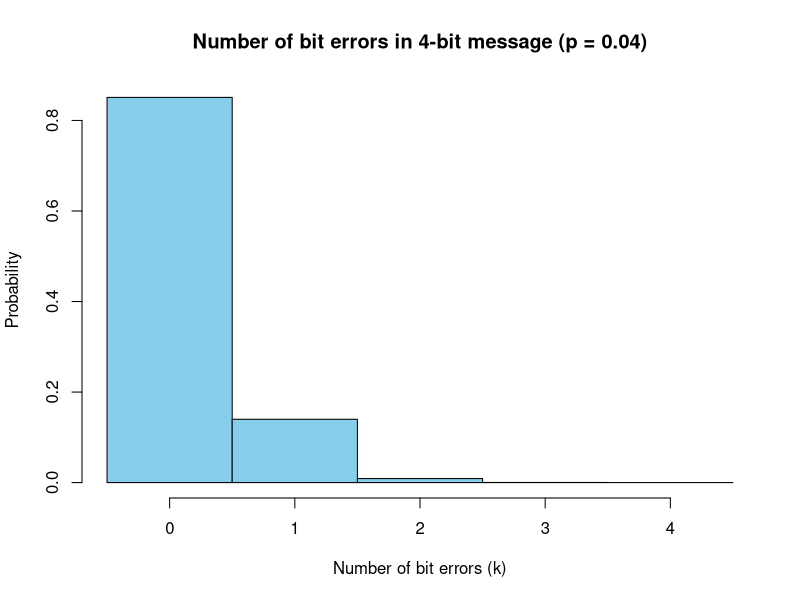
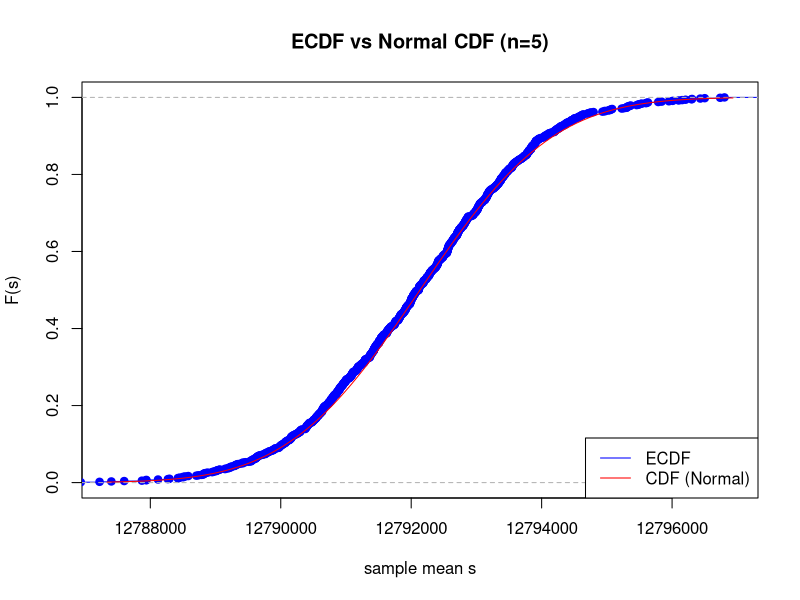
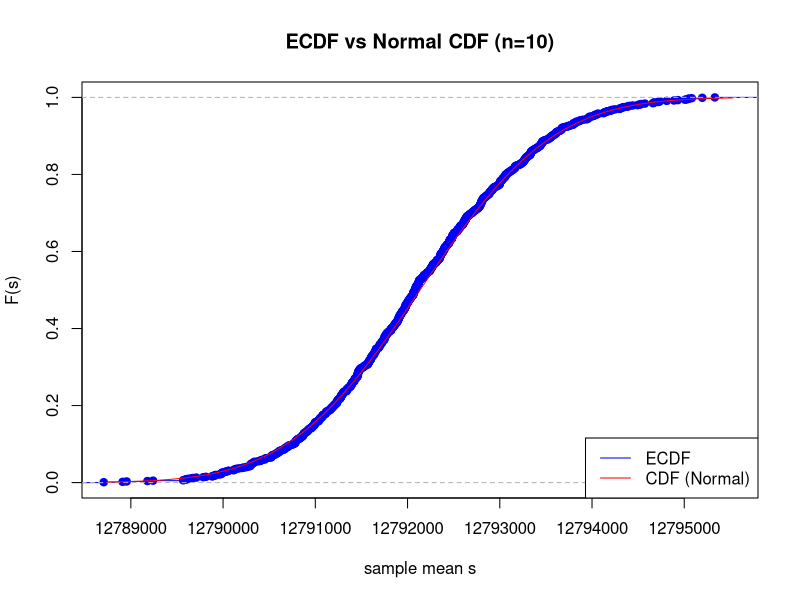
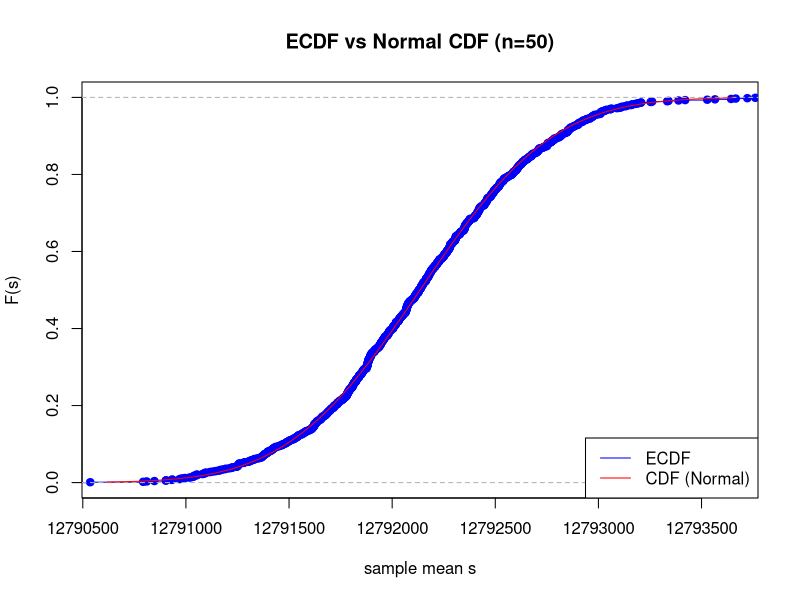
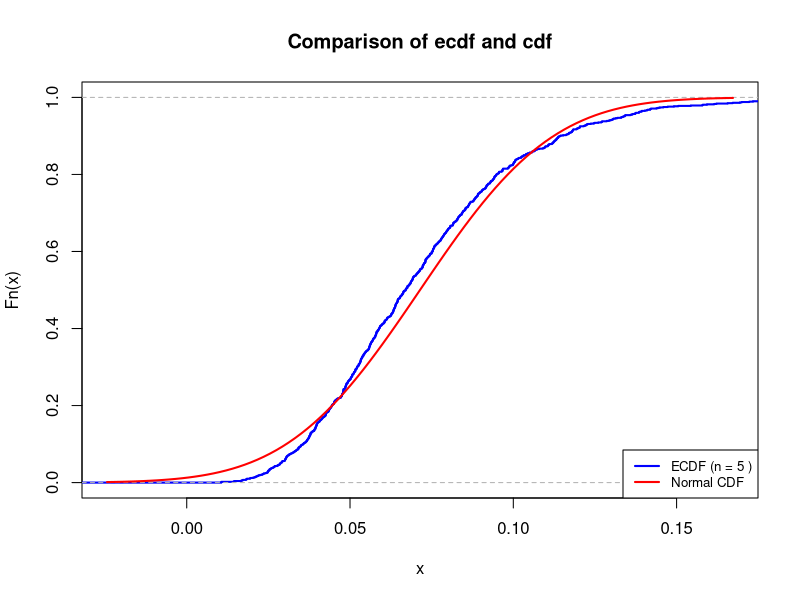
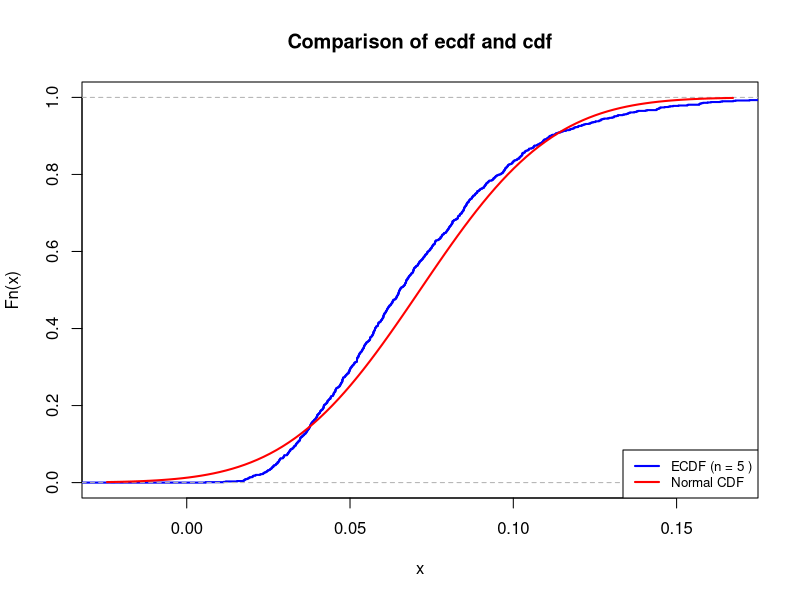
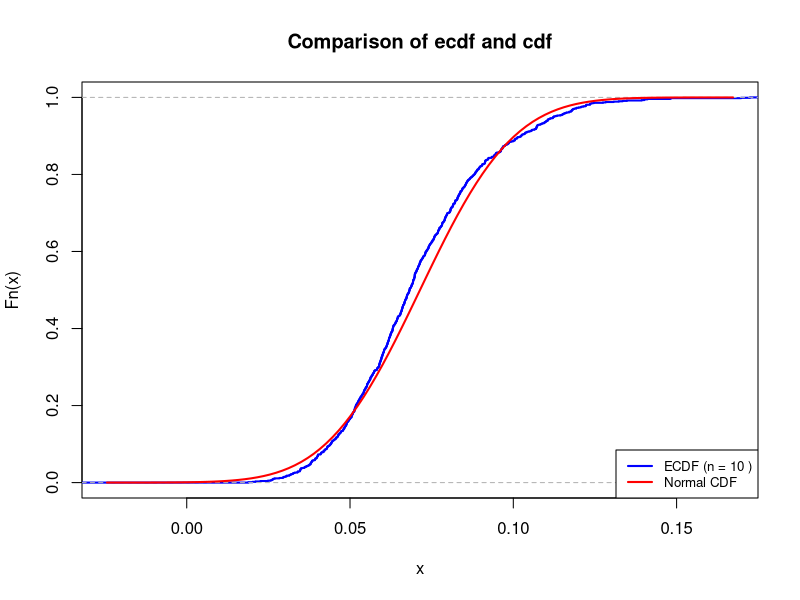
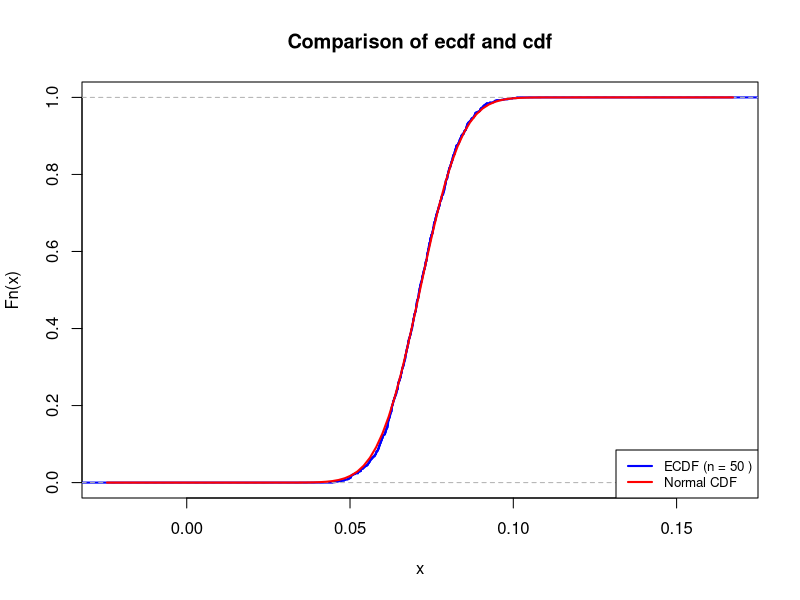

The R script that drew these images, in order:
## ---- chunk 1
# your team id number
                          ###
id <- 4                  ### Change to the correct id!
                          ###
set.seed(id)
p <- id/100
# matrices G and H
G <- matrix(c(1, 1, 1, 0, 0, 0, 0,
		1, 0, 0, 1, 1, 0, 0,
		0, 1, 0, 1, 0, 1, 0,
		1, 1, 0, 1, 0, 0, 1), nrow = 4, byrow = TRUE)
H <- t(matrix(c(1, 0, 1, 0, 1, 0, 1,
		0, 1, 1, 0, 0, 1, 1,
		0, 0, 0, 1, 1, 1, 1), nrow = 3, byrow = TRUE))
cat("The matrix G is: \n")
G
cat("The matrix H is: \n")
H
cat("The product GH must be zero: \n")
(G%*%H) %%2
## ---- chunk 2
# generate N messages

message_generator <- function(N) {
  matrix(sample(c(0,1), 4*N, replace = TRUE), nrow = N)
}
messages <- message_generator(100)
codewords <- (messages %*% G) %% 2
## ---- chunk 3
N <- nrow(messages)
n_bits <- ncol(G)

# кожен біт пошкоджується незалежно з імовірністю p
errors <- matrix(rbinom(N * n_bits, 1, p), nrow = N, ncol = n_bits)

# накладаємо помилки на кодові слова (XOR по модулю 2)
received <- (codewords + errors) %% 2

# перевіримо перші кілька рядків
head(errors)
head(received)
## ---- chunk 4
# syndrome calculation
syndromes <- (received %*% H) %% 2

# all possible single-bit errors
error_patterns <- diag(7)

# синдроми для кожного з них
syndrome_table <- (error_patterns %*% H) %% 2

# додаємо випадок "нема помилки"
syndrome_table <- rbind(rep(0,3), syndrome_table)

corrected <- received  # створюємо копію для виправлення

for (i in 1:nrow(received)) {
  s <- syndromes[i, ]
  # знаходимо індекс рядка в syndrome_table, який збігається з s
  match_idx <- which(apply(syndrome_table, 1, function(row) all(row == s))) - 1
  if (length(match_idx) == 1 && match_idx > 0) {
    # flip the corresponding bit
    corrected[i, match_idx] <- (corrected[i, match_idx] + 1) %% 2
  }
}

decoded <- corrected[, 1:4]

# обудова таблиці всіх кодових слів (16 можливих)
all_msgs <- as.matrix(expand.grid(0:1, 0:1, 0:1, 0:1))
all_code <- (all_msgs %*% G) %% 2

# допоміжна функція: робить рядок "0101010" для порівняння
key <- function(M) apply(M, 1, paste0, collapse = "")

# створюємо "словник" кодових слів -> повідомлень
dict_keys <- key(all_code)

# --- після виправлення помилок ---
recv_keys <- key(corrected)
idx <- match(recv_keys, dict_keys)

# декодовані повідомлення за знайденими індексами
decoded <- all_msgs[idx, , drop = FALSE]

success <- rowSums(decoded == messages) == 4
p_hat <- mean(success)
cat("Estimated probability of correct transmission (p_hat):", p_hat, "\n")

## ---- chunk 5
N <- nrow(messages)                           # кількість симуляцій
SE <- sqrt(p_hat * (1 - p_hat) / N)           # стандартна похибка
epsilon <- 1.96 * SE                          # напівдовжина 95% ДІ
CI <- c(p_hat - epsilon, p_hat + epsilon)

cat(sprintf("p_hat = %.5f\n", p_hat))
cat(sprintf("SE     = %.6f\n", SE))
cat(sprintf("95%% CI = (%.5f, %.5f)\n", CI[1], CI[2]))

## ---- chunk 6
eps_target <- 0.03

# плагін-оцінка за поточним p_hat
N <- ceiling( (1.96^2 * p_hat * (1 - p_hat)) / eps_target^2 )

cat(sprintf("N >= %d\n", N))

## ---- chunk 7
id <- 4
set.seed(id)
p <- id / 100
N <- 100000

errors <- matrix(rbinom(N * 4, 1, p), nrow = N, ncol = 4)
k <- rowSums(errors)

hist(k,
     breaks = seq(-0.5, 4.5, 1),
     freq = FALSE,
     col = "skyblue",
     border = "black",
     main = sprintf("Number of bit errors in 4-bit message (p = %.2f)", p),
     xlab = "Number of bit errors (k)",
     ylab = "Probability")

k_vals <- 0:4
theoretical <- dbinom(k_vals, size = 4, prob = p)


## ---- chunk 8
year <- 30.1

T <- year * 365*24*3600

lambda <- log(2) / T

Avogadro <- 6*10^(23)

mass_id <- 4 * 10^(-6)

N <- (mass_id/137) * Avogadro

mu_poisson <- N * lambda

K <- 1000
n <- 5
sample_means <- colMeans(matrix(rpois(n*K, lambda = mu_poisson), nrow=n))

## ---- chunk 9
mu_normal <- mu_poisson
sigma_normal <- sqrt(mu_poisson/n)
## ---- chunk 10
xlims <- c(mu_normal-3*sigma_normal,mu_normal+3*sigma_normal)
Fs <- ecdf(sample_means)

n_values <- c(5, 10, 50)

for (n in n_values) {
  sample_means <- colMeans(matrix(rpois(K * n, lambda = mu_poisson), nrow = n))
  sd_normal <- sqrt(mu_poisson / n)

  Fs <- ecdf(sample_means)

  sd_normal <- sqrt(mu_poisson / n)
  xlims <- c(mu_normal - 3*sd_normal, mu_normal + 3*sd_normal)

  plot(Fs, xlim = xlims, ylim = c(0,1),
       main = paste0("ECDF vs Normal CDF (n=", n, ")"),
       xlab = "sample mean s", ylab = "F(s)", col = "blue", lwd = 1)
  curve(pnorm(x, mean = mu_normal, sd = sd_normal), add = TRUE, col = "red", lwd = 1)
  legend("bottomright", legend = c("ECDF", "CDF (Normal)"),
         col = c("blue","red"), lwd = 1)



#calculate the maximal difference
testing_values <- seq(
             mu_normal - 3*sigma_normal,
             mu_normal + 3*sigma_normal,
             length.out = n*K/2)


  max_diff <- max(abs(Fs(testing_values) - pnorm(testing_values, mean = mu_normal, sd = sd_normal)))


print(max_diff)

}

mu_poisson <- N * lambda


## ---- chunk 11

a <- 8e8
alpha <- 0.05

# Markov P(S_n <=8*10^8)>=0.95 => P(S_n > 8*10^8) <= 0.05,
# P(X>=a) <= E(x)/a => E(x)/a = alpha => mu*n/a = alpha
# n = a * aplha/mu

find_markov <- function(a, mu_poisson, alpha) {
  return(floor(alpha * a / mu_poisson))
}
## ---- chunk 12
# chernov. We are looking for bound <= alpha
# MGF of Poiison -> exp[lambda(e^{t}-1)], so
# lamda = mu_poisson = var_poisson
# We minimise the upper bound of the chernov and find the e^{t}=a/(nμ)
# so, it will be the optimal value for x
# we calculate the

find_n_chernov <- function(a, mu_poisson , alpha) {
# chernov inequality
# P(X => a) <= e^-sa*M(s)
# P(X >= 8a8) <= 0.05
# e^-s*8e8*M(s) = 0.05
# e^(-s*8e8 + mu*n(e^s - 1)) = 0.05
# -s*8e8 + mu*n(e^s - 1) = ln(0.05)
# n = (ln(0.05) + s*8e8)/mu(e^s-1)

  # also, we need to find the optimal s, which needs to be minimal
  # we will just brute-force it
  # brute-force search on s>0 to maximize allowable n
  values_of_s <- seq(1e-8, 1.0, length.out = 10000)  # start from tiny positive
  # compute candidate n for each s; handle denominator small/zero
  values_of_n <- (log(alpha) + values_of_s * a) / (mu_poisson * (exp(values_of_s) - 1))
  # filter valid, finite and positive n
  valid_idx <- which(is.finite(values_of_n) & (values_of_n > 0))

  best_idx <- valid_idx[which.max(values_of_n[valid_idx])]
  best_n <- floor(values_of_n[best_idx])
  return(best_n)
}

## ---- chunk 13
# CLT
# The qnorm function provides the quantile of the normal distribution. We just calculete the cdf P(Z<=z), where Z<=0.95

find_n_clt <- function(a, mu_poisson ,alpha) {
  z <- qnorm(1 - alpha)  #qnorm(0.95)

  # P(z<=Z ) = Ф(Z)
  # Ф(Z) = (a-Mu/sigma) (normal Z ~ N(0,1)) => Ф((a - n * mu) / (sqrt(n * mu))
  # Let y = sqrt(n * mu). Then (a - y^2) / y = z
  # => y^2 + z * y - a = 0
  # Positive root: y = (-z + sqrt(z^2 + 4 * a)) / 2
  # Approximate n: n ≈ y^2 / mu


  y <- (-z + sqrt(z^2 + 4 * a)) / 2
  n_clt <- floor(y^2 / mu_poisson)
  return(n_clt)

}


empirical_prob_for_n <- function(n, mu_poisson, a, K = 5000) {
  if (n <= 0) return(NA_real_)
  samples <- rpois(K, lambda = n * mu_poisson)
  return(mean(samples <= a))
}



n_markov <- find_markov(a, mu_poisson, alpha)
n_chernov <- find_n_chernov(a, mu_poisson, alpha)
n_clt <- find_n_clt(a, mu_poisson, alpha)

cat("--- Theoretical bounds ---\n")
cat("mu_poisson =", format(mu_poisson, digits = 12), "\n")
cat("n_markov  =", n_markov, "\n")
cat("n_chernov =", n_chernov, "\n")
cat("n_clt     =", n_clt, "\n\n")

# quick empirical diagnostics around n_clt
K_sim <- 5000
window <- seq(n_clt - 6, n_clt + 6)
window <- window[window > 0]
cat("Window around n_clt:\n")
print(window)
res <- sapply(window, function(n) empirical_prob_for_n(n, mu_poisson, a, K = K_sim))
print(data.frame(n = window, empirical_P = res))


## ---- chunk 14
nu1 <- 14
K <- 1e3
n <- 5 # -10, 50
sample_means <- colMeans(matrix(rexp(n*K, rate = nu1), nrow=n))
## ---- chunk 15
mu <- 1/nu1 #teoretical
sigma <- 1/(sqrt(n)*nu1) # var(sample mean)
## ---- chunk 16
xlims <- c(mu-3*sigma,mu+3*sigma) # 99.7% of data in mu +- 3sigma in normal dist.

Fs <- ecdf(sample_means)
plot(Fs,
     xlim = xlims,
     col = "blue",
     lwd = 2,
     main = "Comparison of ecdf and cdf")

curve(pnorm(x, mean = mu, sd = sigma), col = "red", lwd = 2, add = TRUE)

legend("bottomright",
       legend = c(paste("ECDF (n =", n, ")"), "Normal CDF"),
       col = c("blue", "red"),
       lwd = 2,
       cex = 0.8)
## ---- chunk 17
max_diff <- max(abs(Fs(sample_means)-pnorm(sample_means, mean = mu, sd = sigma)))
cat("For n =", N, "maximal difference between the two c.d.f.'s =", max_diff)
## ---- chunk 18
n_vals <- c(5, 10, 50)
for (n in n_vals) {
  sample_means <- colMeans(matrix(rexp(n*K, rate = nu1), nrow=n))
  mu <- 1/nu1 #teoretical
  sigma <- 1/(sqrt(n)*nu1) # var(sample mean)
  Fs <- ecdf(sample_means)
  plot(Fs,
       xlim = xlims,
       col = "blue",
       lwd = 2,
       main = "Comparison of ecdf and cdf")

  curve(pnorm(x, mean = mu, sd = sigma), col = "red", lwd = 2, add = TRUE)

  legend("bottomright",
         legend = c(paste("ECDF (n =", n, ")"), "Normal CDF"),
         col = c("blue", "red"),
         lwd = 2,
         cex = 0.8)
}
## ---- chunk 19
desired <- 0.95
curr_des <- 1 - desired # 0.05
max_clicks <- 100
# nu1 = 14 reminder

# Markov
N_markov <- floor(max_clicks*curr_des /nu1)
cat("Markov: N <=", N_markov, "\n")

# chernov
N_chernov <- 0
for (n in 1:200) {
  curr <- nu1*n
  bound <- exp(-curr + max_clicks*log(curr/max_clicks) + max_clicks - lambda)
  if (bound <= curr_des) {
    N_chernov <- n
  }
  else {
    break
  }
}
cat("chernov: N <=", N_chernov, "\n")

# CLT
N_clt <- 0
for (n in 1:200) {
  curr <- nu1*n
  prob <- pnorm((max_clicks-curr)/sqrt(curr))
  if (prob >= desired) {
    N_clt <- n
  }
  else {
    break
  }
}
cat("CLT: N <=", N_clt, "\n")

#Predicted
N_pred <- 6
nu <- nu1*N_pred

S_samples <- replicate(K, sum(rexp(max_clicks, rate = nu)))

hist(S_samples, breaks = 30, col = "skyblue",
     main = paste("Total Time Distribution (N =", N_pred, ")"),
     xlab = "Seconds")

safe_prob <- mean(S_samples <= 100) # should be >= 0.95
cat("Probability the location is safe: P =", round(safe_prob, 4), "\n")
## ---- chunk 20
set.seed(4)
mu <- 4
sigma <- sqrt(2*4 + 7)
N <- 100

X <- rnorm(N, mean = mu, sd = sigma)
Y <- 1/X
one_over_X_ <- 1/mean(X)
Y_ <- mean(Y)

cat("1 / mean(X)", one_over_X_, "\n")
cat("mean(Y):", Y_, "\n")
## ---- chunk 21
lambda <- 2
N <- 100

set.seed(4)
#X,Y - i.i.d. r.v. with Exp(2)
X <- rexp(N, rate = lambda)
Y <- rexp(N, rate = lambda)
Z <- log(X) + 5

# Q.Q.-plot X,Y
qqplot(X, Y, main = "Q.Q.-plot: X,Y (Exp(2))", xlab = "X quantile", ylab = "Y quantile")
abline(0, 1, col = "red", lty = 2)

# Scatterplot X,Y
plot(X, Y, main = "Scatterplot: X,Y", xlab = "X", ylab = "Y")
abline(0, 1, col = "red", lty = 2)

# Q.Q.-plot X,Z
qqplot(X, Z, main = "Q.Q.-plot X,Z", xlab = "X quantile", ylab = "Y quantile")
curve(log(x) + 5, from = min(X), to = max(X), add = TRUE, col = "red", lty = 2)

# Scatterplot X,Z
plot(X, Z, main = "Scatterplot X,Z", xlab = "X", ylab = "Z")
curve(log(x) + 5, from = min(X), to = max(X), add = TRUE, col = "red", lty = 2)
## ---- chunk 22
N <- 100
set.seed(4)
X <- rbinom(N, size = 3, prob=0.5)

teor_exp_x <- 3*0.5
teor_var_x <- 3*0.5*(1-0.5)
cat("Teoretical Expectation of X =", teor_exp_x, "\n")
cat("Teoretical Variance of X =", teor_var_x, "\n\n")

sample_mean_x <- mean(X)
sample_var_X <- var(X)
cat("Sample mean of X =", sample_mean_x, "\n")
cat("Sample variance of X =", sample_var_X, "\n")
## ---- chunk 23
Y <- 0.5*X - 1


teor_exp_y <- 0.5*teor_exp_x -1
teor_var_y <- 0.5^2 *teor_var_x
cat("Teoretical Expectation of Y =", teor_exp_y, "\n")
cat("Teoretical Variance of Y =", teor_var_y, "\n\n")

sample_mean_y <- mean(Y)
sample_var_y <- var(Y)
cat("Sample mean of Y =", sample_mean_y, "\n")
cat("Sample variance of Y =", sample_var_y, "\n")
